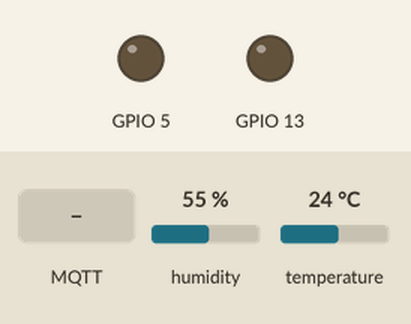
A sketch run on a simulated ESP32. On the bench: output pins drawn as LEDs (lit = HIGH). The inputs (shaded band) are chosen by the test bench; at power-on: temperature 24 °C, humidity 55 %. WiFi joins after 1.5 s; servers stay silent unless stated; no MQTT or app messages arrive unless stated; what the sketch prints to the serial monitor is not drawn.

Above: at 2.7 s.
2.8 s: temperature set to 20 °C
At 4.0 s:
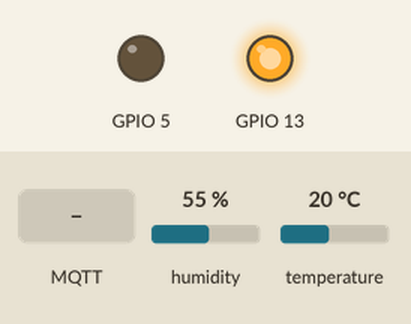
5.0 s: MQTT message "90" arrives on the first subscribed topic
At 5.9 s:
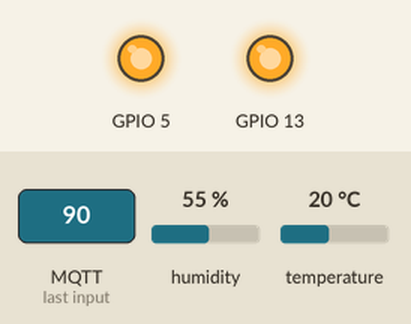
Timing chart, 0 to 8.0 s (numbered marks = the images above; inputs shaded):
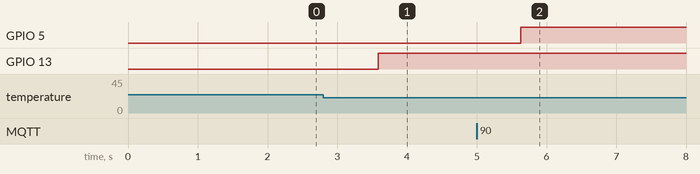

The sketch:

greenhousemqtt1.ino
```cpp
#include <WiFi.h>
#include <PubSubClient.h>
#include "DHT.h"
#define DHTPIN 4
#define DHTTYPE DHT11
const char* ssid = "krishna home_2.4";
const char* password = "coldWinter";
const char* mqtt_server = "192.168.43.168";
WiFiClient espClient;
PubSubClient client(espClient);
long lastMsg = 0;
char msg[50];
int value = 0;
int k=0;
float temperature = 0;
float thresholdmax=22;
float thresholdmin=17;
float humidity=0;
float moisture=0;
DHT dht(DHTPIN,DHTTYPE);
void setup() {
  Serial.begin(115200);
  setup_wifi();
  pinMode(21,INPUT);
  pinMode(5,OUTPUT);
  pinMode(13,OUTPUT);
  client.setServer(mqtt_server, 1883);
  client.setCallback(callback);

  while (!client.connected()) {
     String client_id = "esp32-client-";
     client_id += String(WiFi.macAddress());
     Serial.printf("The client %s connects to the public mqtt broker\n", client_id.c_str());
     if (client.connect(client_id.c_str())) {
         Serial.println("mqtt broker connected");
          client.subscribe("tempout");
     } else {
         Serial.print("failed with state ");
         Serial.print(client.state());
         delay(2000);
     }
  dht.begin();
}
}
void setup_wifi() {
  delay(10);
  // We start by connecting to a WiFi network
  Serial.println();
  Serial.print("Connecting to ");
  Serial.println(ssid);

  WiFi.begin(ssid, password);

  while (WiFi.status() != WL_CONNECTED) {
    delay(500);
    Serial.print(".");
  }

  Serial.println("");
  Serial.println("WiFi connected");
  //Serial.println("IP address: ");
 // Serial.println(WiFi.localIP());
}

void callback(char* topic, byte* message, unsigned int length) {
  Serial.print("Message arrived on topic: ");
  Serial.print(topic);
  Serial.print(". Message: ");
  String messageTemp;

  for (int i = 0; i < length; i++) {
    Serial.print((char)message[i]);
    messageTemp += (char)message[i];
  }
  Serial.println();
  if (String(topic) == "tempout") {
    k=messageTemp.toInt();
    delay(20);
    Serial.println(k);
  }
}

void reconnect() {
  // Loop until we're reconnected
  while (!client.connected()) {
    Serial.print("Attempting MQTT connection...");
    // Attempt to connect
     String client_id = "esp32-client-";
     client_id += String(WiFi.macAddress());
    if (client.connect(client_id.c_str())) {
      Serial.println("connected");
      // Subscribe
      client.subscribe("tempout");
    } else {
      Serial.print("failed, rc=");
      Serial.print(client.state());
      Serial.println(" try again in 5 seconds");
      // Wait 5 seconds before retrying
      delay(5000);
    }
  }
}
void loop() {
  delay(2000);
  String client_id = "esp32-client-";
  client_id += String(WiFi.macAddress());
 // client.subscribe("esp32/output");
  if (!client.connected()) {
    reconnect();
  }
  client.loop();
  float h=dht.readHumidity();
  float t=dht.readTemperature();
  long now = millis();
//  int m=analogRead(27);
  //Serial.println(k);

  if(t>thresholdmin && t<thresholdmax && k==0)
  {
    Serial.println("Working normally");
    digitalWrite(5,LOW);
    digitalWrite(13,HIGH);
  }
  else if(t>thresholdmax)
  {
    digitalWrite(5,LOW);
    digitalWrite(13,LOW);
    Serial.println("Cool");
  }
  else if(t<thresholdmin)
  {
    digitalWrite(13,HIGH);
    digitalWrite(5,LOW);
    Serial.println("Heat");
  }
  while(k>0){
  if(k>t)
  {
    digitalWrite(13,HIGH);
    digitalWrite(5,HIGH);
    Serial.println("Heater");
    delay(60000);
  }
  else if(k<t)
  {
    digitalWrite(5,LOW);
    digitalWrite(13,LOW);
    Serial.println("Fan working");
    delay(60000);
  }
  k=0;
  }
  int m=analogRead(21);
  //Serial.println(m);
  /*if(m>)
  {
   // digitalWrite();
  }
  */
  if (now - lastMsg > 5000) {
    lastMsg = now;
    temperature = t;
    char tempString[8];
    dtostrf(temperature, 1, 2, tempString);
    Serial.print("Temperature: ");
    Serial.println(tempString);
    client.publish("tempin", tempString);
    int n=analogRead(21);
    moisture=n;
    char moistures[8];
    dtostrf(moisture,1,2,moistures);
    Serial.print("Moisture:");
    Serial.println(moistures);
    client.publish("moisture",moistures);

    humidity=h;
    char hst[8];
    dtostrf(humidity,1,2,hst);
    Serial.print("Humidity:");
    Serial.println(hst);
    client.publish("humidity",hst);
  //k=0;

   //callback("esp/output");
  }
  k=0;
}
```

Measured:
- the behaviour switches between 22 and 21 °C on temperature (found by bisection; images 0 and 1)
- after the input at 2.8 s, GPIO 13: LOW → HIGH after 0.79 s
- after the input at 5.0 s, GPIO 5: LOW → HIGH after 0.63 s
